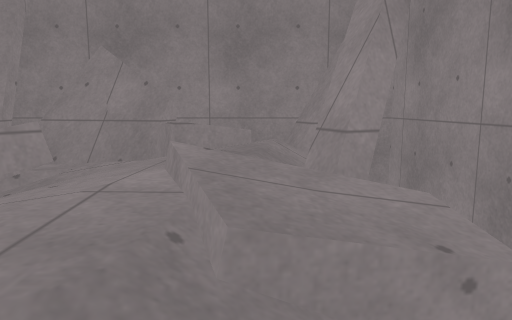
[1] (above)

12 first-person views from a walk through a Godot game level. The camera is 1.2 m above the floor, tilts 8° down and sees 70° across. The floor is counted in squares, 0.5 m on a side. Each view is taken from the middle of a square. On the plan, view 1 faces up. The plan holds only what a view shows up to about 20 squares ahead; the rest is blank. The place goes on beyond the plan. Surface patterns are stand-ins for the level's own textures.

[2]
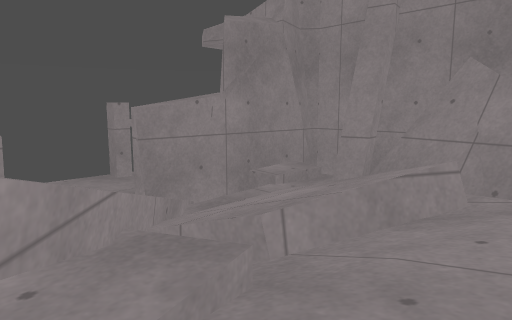

[3]
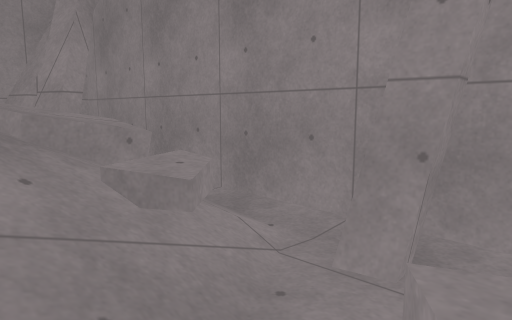

[4]
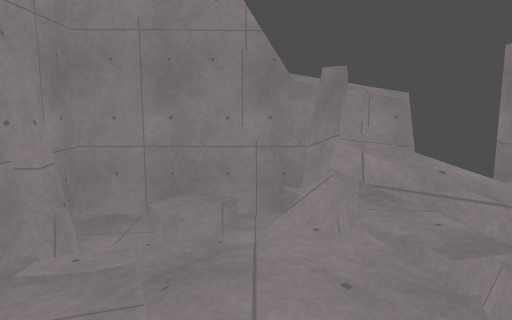

[5]
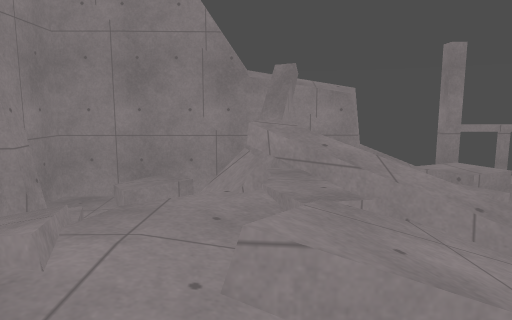

[6]
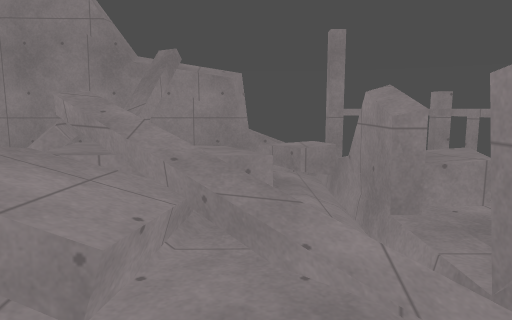

[7]
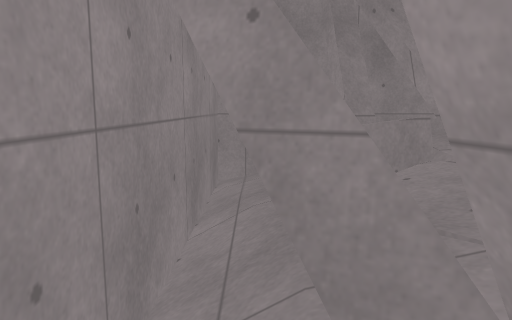

[8]
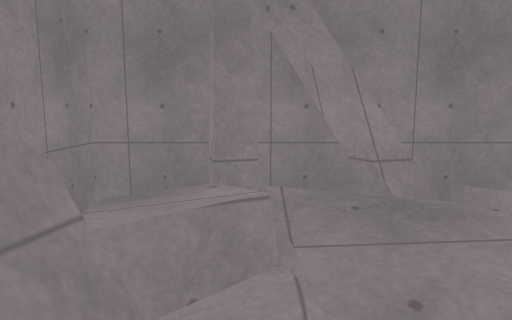

[9]
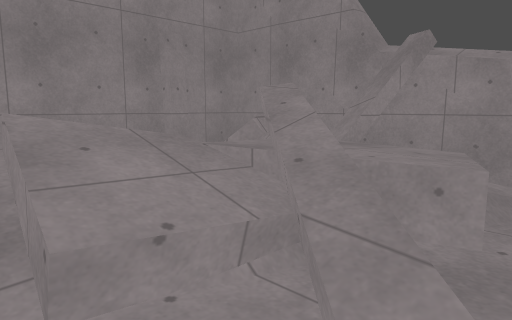

[10]
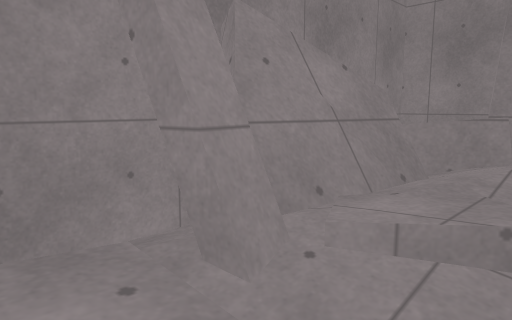

[11]
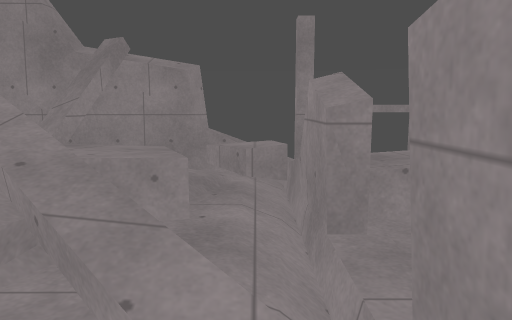

[12]
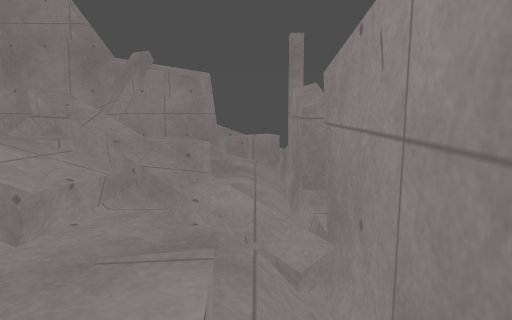

### Floor plan
Key: @ floor where view 1 was taken; # wall or solid block; x gap in a wall; . main floor; : floor 0.25 m higher than the main floor; - floor 0.25 m lower than the main floor; + floor 0.5 m higher than the main floor; _ floor 0.5 m lower than the main floor; * floor 0.75 m higher than the main floor; < floor 0.75 m lower than the main floor; ( floor 1 m lower than the main floor; ! floor 1.25 m lower than the main floor; / step, stairs or slope; = window, fence, low wall or low ledge; ^ raised ledge; v drop or lower ground; O other object.
Columns run from 15 left of view 1 to 6 right of it. Each row starts with its distance up from view 1.
 16   ####################
 15   #     x////////<<((#
 14   # /  /##/ /__<<<<</#
 13   #/_/########=      #
 12   #///##====#^^=     #
 11   #/O_=#---#^^^^=##  #
 10   #/O__-.....^..=##  #
  9   #//___//-...::/#   #
  8   #/_____--..:::=##  #
  7   #/___._--=.:::=##  #
  6  ##_/__..:++.://==   #
  5  _(_//_..:+..:::/=   #
  4  _(<_==..:+.:::/:./ (#
  3  _(<_==#-/..::///// (#
  2  ##<__==//:.:://////(#
  1   #<#=.:+*:..///--//(#
  0 ^ #<#=...==#///@///!(#
 -1 ^ #<<=...#=== ////(((#
 -2  ##<<_....    //((=###
 -3  =vO<_.....#= ((((####
 -4   vOO_____===((=^((((#
 -5   v==_    ##((^^^^(((#
 -6   ==#     ##((^^^^(((#
 -7   (        #((((^((((#
 -8   (===#### ###########
 -9    -.##
-10 ##   ##

Where each view was taken, in squares from view 1:
view 1: 0 up, 0 right, facing up
view 2: 0 up, 2 left, facing up-left
view 3: 5 down, 2 left, facing up-right
view 4: 8 up, 2 left, facing down
view 5: 10 up, 4 left, facing down
view 6: 11 up, 10 left, facing down
view 7: 14 up, 11 left, facing right
view 8: 10 up, 7 left, facing right
view 9: 8 up, 12 left, facing down-right
view 10: 8 up, 12 left, facing up-right
view 11: 9 up, 12 left, facing down
view 12: 13 up, 12 left, facing down
